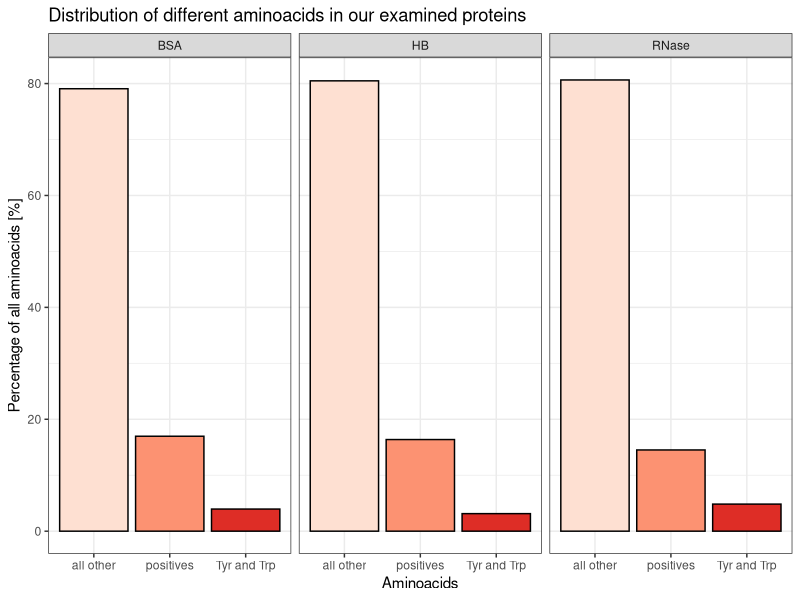

Write R code to recreate this figure.
## ---- chunk 1
knitr::opts_chunk$set(echo = TRUE)
## ---- chunk 2
library(readr)
library(dplyr)
library(ggplot2)
library(RColorBrewer)

all_prot = read_csv(file = "all_prot.csv")
all_prot2 = filter(all_prot, AA=="positives" | AA=="Tyr and Trp" | AA=="all other")
## ---- chunk 3
ggplot(all_prot2) +
  aes(x=AA,y=percent,fill=AA)+
  geom_col(colour = "black")+
  facet_wrap(~new,nrow=1) +
  scale_fill_brewer(palette = "Reds")+
  labs(title="Distribution of different aminoacids in our examined proteins",
       x="Aminoacids",y="Percentage of all aminoacids [%]")+
  guides(fill="none")+
  theme_bw()
